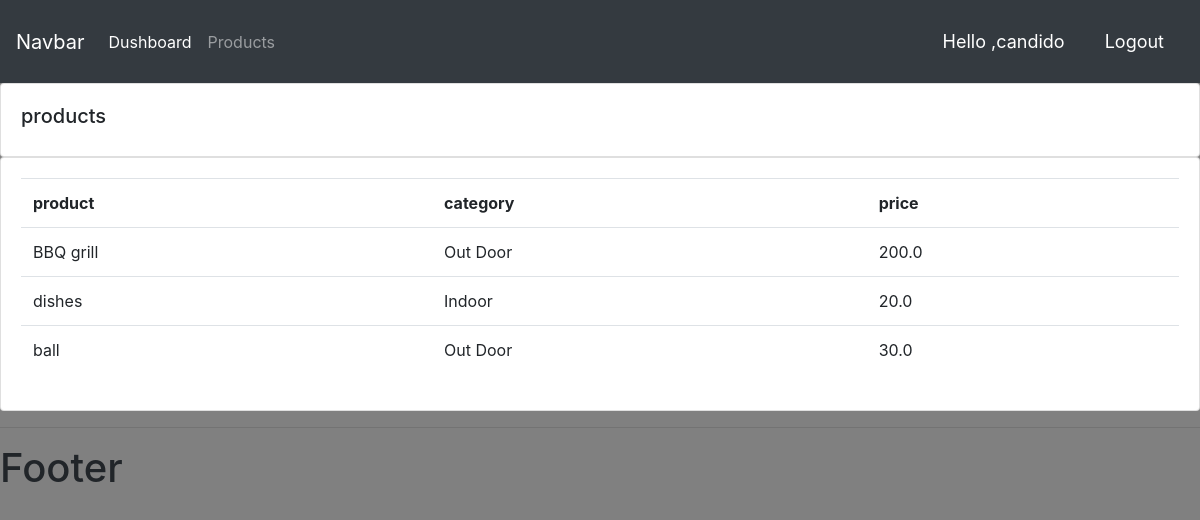
Screenshot of /products/ (signed in) with the database file from the repository.
### appacounts/models.py (models this page shows, shortened)
class product(models.Model):
    CATEGORY = (
            ('Indoor', 'Indoor'),
            ('Out Door', 'Out Door')
        )
    name = models.CharField(max_length=200,null=True)
    price = models.FloatField(null=True)
    category = models.CharField(max_length=200,null=True,choices=CATEGORY)
    description = models.CharField(max_length=200, null=True,blank=True)
    date_ceated = models.DateField(auto_now_add=True,null=True)
    tag = models.ManyToManyField(Tag)

### appacounts/decorators.py (the view)
        def wrapper_func(request, *args, **kwargs):
            group = None
            if request.user.groups.exists():
                group = request.user.groups.all()[0].name
            if group in allowed_roles:
               return view_func(request, *args, **kwargs)
            else:
                return HttpResponse('you are not allowed to view this page')

### appacounts/views.py (called while the page is built)
@login_required(login_url='login')
@allowed_users(allowed_roles=['admin'])
def products(request):
    products = product.objects.all()
    return render(request,'appacounts/products.html', {'products':products})

### appacounts/templates/appacounts/products.html
{% extends 'appacounts/main.html' %}
{% block content %}
<div class="row">
    <div class="col-md">
        <div class="card card-body">
            <h5>products</h5>
        </div>
        <div class="card card-body">
            <table class="table">
                <tr>
                    <th>product</th>
                    <th>category</th>
                    <th>price</th>
                </tr>
                {% for i in products %}
                    <tr>
                       <td> {{i.name}} </td>
                       <td> {{i.category}} </td>
                       <td> {{i.price}} </td>
                    </tr>
                    {% endfor %}
            </table>
        </div>
    </div>
</div>
{% endblock %}

### appacounts/templates/appacounts/navbar.html (shortened to what this page needs)
{% load static %}
<nav class="navbar navbar-expand-lg navbar-dark bg-dark">
    <a class="navbar-brand" href="#">Navbar</a>
    <div class="collapse navbar-collapse" id="navbarNav">
        <ul class="navbar-nav">
            {% if request.user.is_staff %}
            <li class="nav-item active">
                <a class="nav-link" href="{% url 'home' %}">Dushboard</a>
            </li>
            <li class="nav-item">
                <a class="nav-link" href="{% url 'products' %}">Products</a>
            </li>
            {% else %}
             <li class="nav-item">
                 <a href="{% url 'account' %}" class="nav-link">settings</a>
             </li>
            {% endif %}
        </ul>
    </div>
    <span class="hello-message">Hello ,{{ request.user }} </span>
    <span><a class="hello-message" href="{% url 'logout' %}">Logout</a></span>
</nav>

### static/css/main.css (style rules this page uses)
body { background-color: gray; }

### appacounts/templates/appacounts/navbar.html (style rules this page uses)
.hello-message { font-size: 18px; color: white; margin: 20px; }

### rows the page displays
product: name "BBQ grill", category "Out Door", price "200.0"
product: name "dishes", category "Indoor", price "20.0"
product: name "ball", category "Out Door", price "30.0"

### other values shown
{{ request.user }} "candido"
